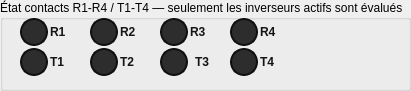
     <widget class="QGroupBox" name="groupBox_auto_leds">
      <property name="geometry">
       <rect>
        <x>10</x>
        <y>210</y>
        <width>411</width>
        <height>91</height>
       </rect>
      </property>
      <property name="title">
       <string>État contacts R1-R4 / T1-T4 — seulement les inverseurs actifs sont évalués</string>
      </property>
      <widget class="QLabel" name="label_auto_led_r1">
       <property name="geometry">
        <rect>
         <x>20</x>
         <y>18</y>
         <width>28</width>
         <height>28</height>
        </rect>
       </property>
       <property name="styleSheet">
        <string>background-color: rgb(45,45,45); border: 2px solid rgb(15,15,15); border-radius: 14px;</string>
       </property>
       <property name="text">
        <string />
       </property>
       <property name="alignment">
        <set>Qt::AlignmentFlag::AlignCenter</set>
       </property>
      </widget>
      <widget class="QLabel" name="label_auto_txt_r1">
       <property name="geometry">
        <rect>
         <x>50</x>
         <y>20</y>
         <width>36</width>
         <height>24</height>
        </rect>
       </property>
       <property name="styleSheet">
        <string>font-weight: bold; color: rgb(20,20,20);</string>
       </property>
       <property name="text">
        <string>R1</string>
       </property>
       <property name="alignment">
        <set>Qt::AlignmentFlag::AlignLeading|Qt::AlignmentFlag::AlignLeft|Qt::AlignmentFlag::AlignVCenter</set>
       </property>
      </widget>
      <widget class="QLabel" name="label_auto_led_r2">
       <property name="geometry">
        <rect>
         <x>90</x>
         <y>18</y>
         <width>28</width>
         <height>28</height>
        </rect>
       </property>
       <property name="styleSheet">
        <string>background-color: rgb(45,45,45); border: 2px solid rgb(15,15,15); border-radius: 14px;</string>
       </property>
       <property name="text">
        <string />
       </property>
       <property name="alignment">
        <set>Qt::AlignmentFlag::AlignCenter</set>
       </property>
      </widget>
      <widget class="QLabel" name="label_auto_txt_r2">
       <property name="geometry">
        <rect>
         <x>120</x>
         <y>20</y>
         <width>36</width>
         <height>24</height>
        </rect>
       </property>
       <property name="styleSheet">
        <string>font-weight: bold; color: rgb(20,20,20);</string>
       </property>
       <property name="text">
        <string>R2</string>
       </property>
       <property name="alignment">
        <set>Qt::AlignmentFlag::AlignLeading|Qt::AlignmentFlag::AlignLeft|Qt::AlignmentFlag::AlignVCenter</set>
       </property>
      </widget>
      <widget class="QLabel" name="label_auto_led_r3">
       <property name="geometry">
        <rect>
         <x>160</x>
         <y>18</y>
         <width>28</width>
         <height>28</height>
        </rect>
       </property>
       <property name="styleSheet">
        <string>background-color: rgb(45,45,45); border: 2px solid rgb(15,15,15); border-radius: 14px;</string>
       </property>
       <property name="text">
        <string />
       </property>
       <property name="alignment">
        <set>Qt::AlignmentFlag::AlignCenter</set>
       </property>
      </widget>
      <widget class="QLabel" name="label_auto_txt_r3">
       <property name="geometry">
        <rect>
         <x>190</x>
         <y>20</y>
         <width>36</width>
         <height>24</height>
        </rect>
       </property>
       <property name="styleSheet">
        <string>font-weight: bold; color: rgb(20,20,20);</string>
       </property>
       <property name="text">
        <string>R3</string>
       </property>
       <property name="alignment">
        <set>Qt::AlignmentFlag::AlignLeading|Qt::AlignmentFlag::AlignLeft|Qt::AlignmentFlag::AlignVCenter</set>
       </property>
      </widget>
      <widget class="QLabel" name="label_auto_led_r4">
       <property name="geometry">
        <rect>
         <x>230</x>
         <y>18</y>
         <width>28</width>
         <height>28</height>
        </rect>
       </property>
       <property name="styleSheet">
        <string>background-color: rgb(45,45,45); border: 2px solid rgb(15,15,15); border-radius: 14px;</string>
       </property>
       <property name="text">
        <string />
       </property>
       <property name="alignment">
        <set>Qt::AlignmentFlag::AlignCenter</set>
       </property>
      </widget>
      <widget class="QLabel" name="label_auto_txt_r4">
       <property name="geometry">
        <rect>
         <x>260</x>
         <y>20</y>
         <width>36</width>
         <height>24</height>
        </rect>
       </property>
       <property name="styleSheet">
        <string>font-weight: bold; color: rgb(20,20,20);</string>
       </property>
       <property name="text">
        <string>R4</string>
       </property>
       <property name="alignment">
        <set>Qt::AlignmentFlag::AlignLeading|Qt::AlignmentFlag::AlignLeft|Qt::AlignmentFlag::AlignVCenter</set>
       </property>
      </widget>
      <widget class="QLabel" name="label_auto_led_t1">
       <property name="geometry">
        <rect>
         <x>20</x>
         <y>48</y>
         <width>28</width>
         <height>28</height>
        </rect>
       </property>
       <property name="styleSheet">
        <string>background-color: rgb(45,45,45); border: 2px solid rgb(15,15,15); border-radius: 14px;</string>
       </property>
       <property name="text">
        <string />
       </property>
       <property name="alignment">
        <set>Qt::AlignmentFlag::AlignCenter</set>
       </property>
      </widget>
      <widget class="QLabel" name="label_auto_txt_t1">
       <property name="geometry">
        <rect>
         <x>50</x>
         <y>50</y>
         <width>36</width>
         <height>24</height>
        </rect>
       </property>
       <property name="styleSheet">
        <string>font-weight: bold; color: rgb(20,20,20);</string>
       </property>
       <property name="text">
        <string>T1</string>
       </property>
       <property name="alignment">
        <set>Qt::AlignmentFlag::AlignLeading|Qt::AlignmentFlag::AlignLeft|Qt::AlignmentFlag::AlignVCenter</set>
       </property>
      </widget>
      <widget class="QLabel" name="label_auto_led_t2">
       <property name="geometry">
        <rect>
         <x>90</x>
         <y>48</y>
         <width>28</width>
         <height>28</height>
        </rect>
       </property>
       <property name="styleSheet">
        <string>background-color: rgb(45,45,45); border: 2px solid rgb(15,15,15); border-radius: 14px;</string>
       </property>
       <property name="text">
        <string />
       </property>
       <property name="alignment">
        <set>Qt::AlignmentFlag::AlignCenter</set>
       </property>
      </widget>
      <widget class="QLabel" name="label_auto_txt_t2">
       <property name="geometry">
        <rect>
         <x>120</x>
         <y>50</y>
         <width>36</width>
         <height>24</height>
        </rect>
       </property>
       <property name="styleSheet">
        <string>font-weight: bold; color: rgb(20,20,20);</string>
       </property>
       <property name="text">
        <string>T2</string>
       </property>
       <property name="alignment">
        <set>Qt::AlignmentFlag::AlignLeading|Qt::AlignmentFlag::AlignLeft|Qt::AlignmentFlag::AlignVCenter</set>
       </property>
      </widget>
      <widget class="QLabel" name="label_auto_led_t3">
       <property name="geometry">
        <rect>
         <x>160</x>
         <y>48</y>
         <width>28</width>
         <height>28</height>
        </rect>
       </property>
       <property name="styleSheet">
        <string>background-color: rgb(45,45,45); border: 2px solid rgb(15,15,15); border-radius: 14px;</string>
       </property>
       <property name="text">
        <string />
       </property>
       <property name="alignment">
        <set>Qt::AlignmentFlag::AlignCenter</set>
       </property>
      </widget>
      <widget class="QLabel" name="label_auto_txt_t3">
       <property name="geometry">
        <rect>
         <x>195</x>
         <y>50</y>
         <width>31</width>
         <height>24</height>
        </rect>
       </property>
       <property name="styleSheet">
        <string>font-weight: bold; color: rgb(20,20,20);</string>
       </property>
       <property name="text">
        <string>T3</string>
       </property>
       <property name="alignment">
        <set>Qt::AlignmentFlag::AlignLeading|Qt::AlignmentFlag::AlignLeft|Qt::AlignmentFlag::AlignVCenter</set>
       </property>
      </widget>
      <widget class="QLabel" name="label_auto_led_t4">
       <property name="geometry">
        <rect>
         <x>230</x>
         <y>48</y>
         <width>28</width>
         <height>28</height>
        </rect>
       </property>
       <property name="styleSheet">
        <string>background-color: rgb(45,45,45); border: 2px solid rgb(15,15,15); border-radius: 14px;</string>
       </property>
       <property name="text">
        <string />
       </property>
       <property name="alignment">
        <set>Qt::AlignmentFlag::AlignCenter</set>
       </property>
      </widget>
      <widget class="QLabel" name="label_auto_txt_t4">
       <property name="geometry">
        <rect>
         <x>260</x>
         <y>50</y>
         <width>36</width>
         <height>24</height>
        </rect>
       </property>
       <property name="styleSheet">
        <string>font-weight: bold; color: rgb(20,20,20);</string>
       </property>
       <property name="text">
        <string>T4</string>
       </property>
       <property name="alignment">
        <set>Qt::AlignmentFlag::AlignLeading|Qt::AlignmentFlag::AlignLeft|Qt::AlignmentFlag::AlignVCenter</set>
       </property>
      </widget>
     </widget>
